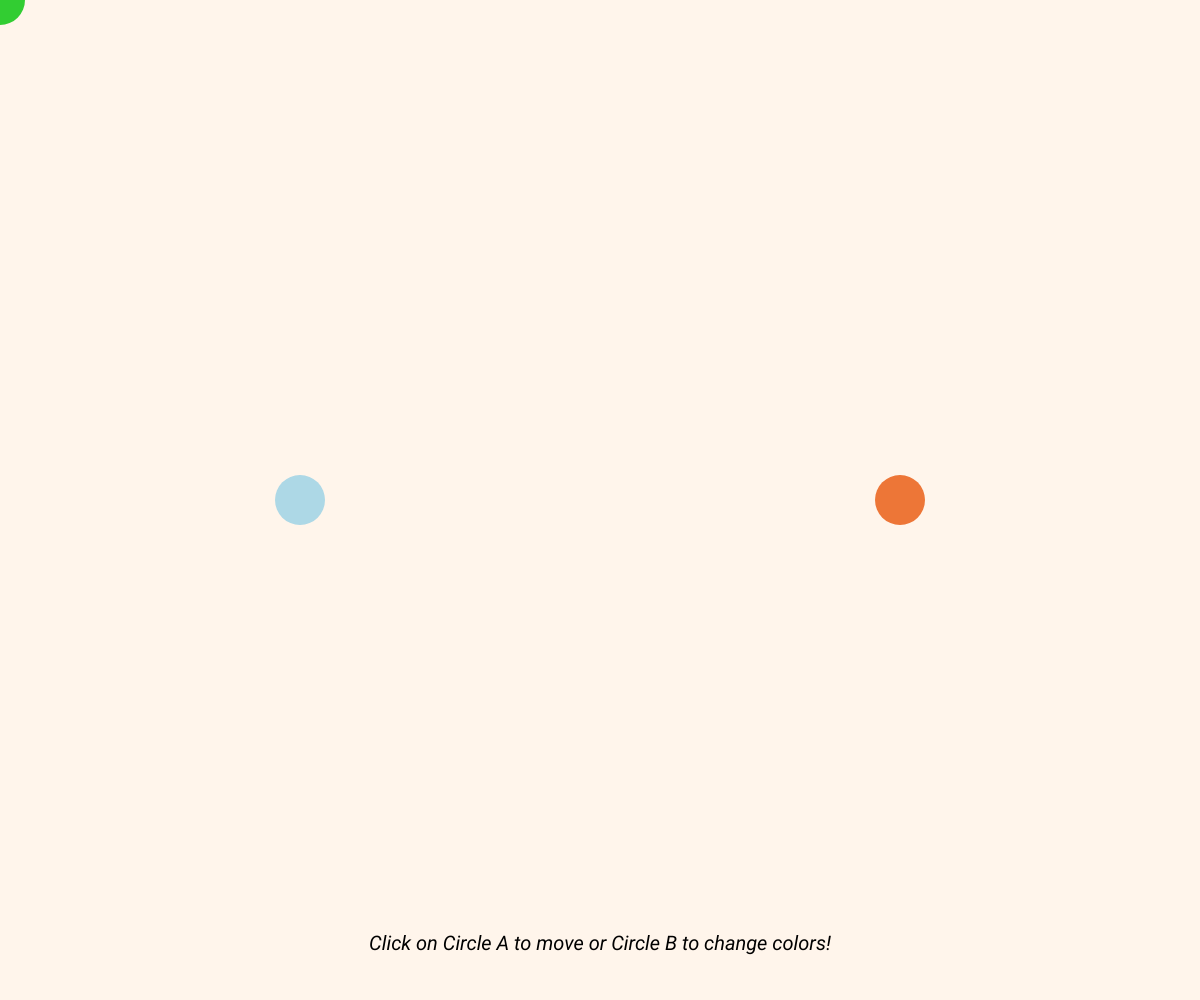
Frame 1 (no input)
Frame 60 (no input): identical to frame 1, image omitted
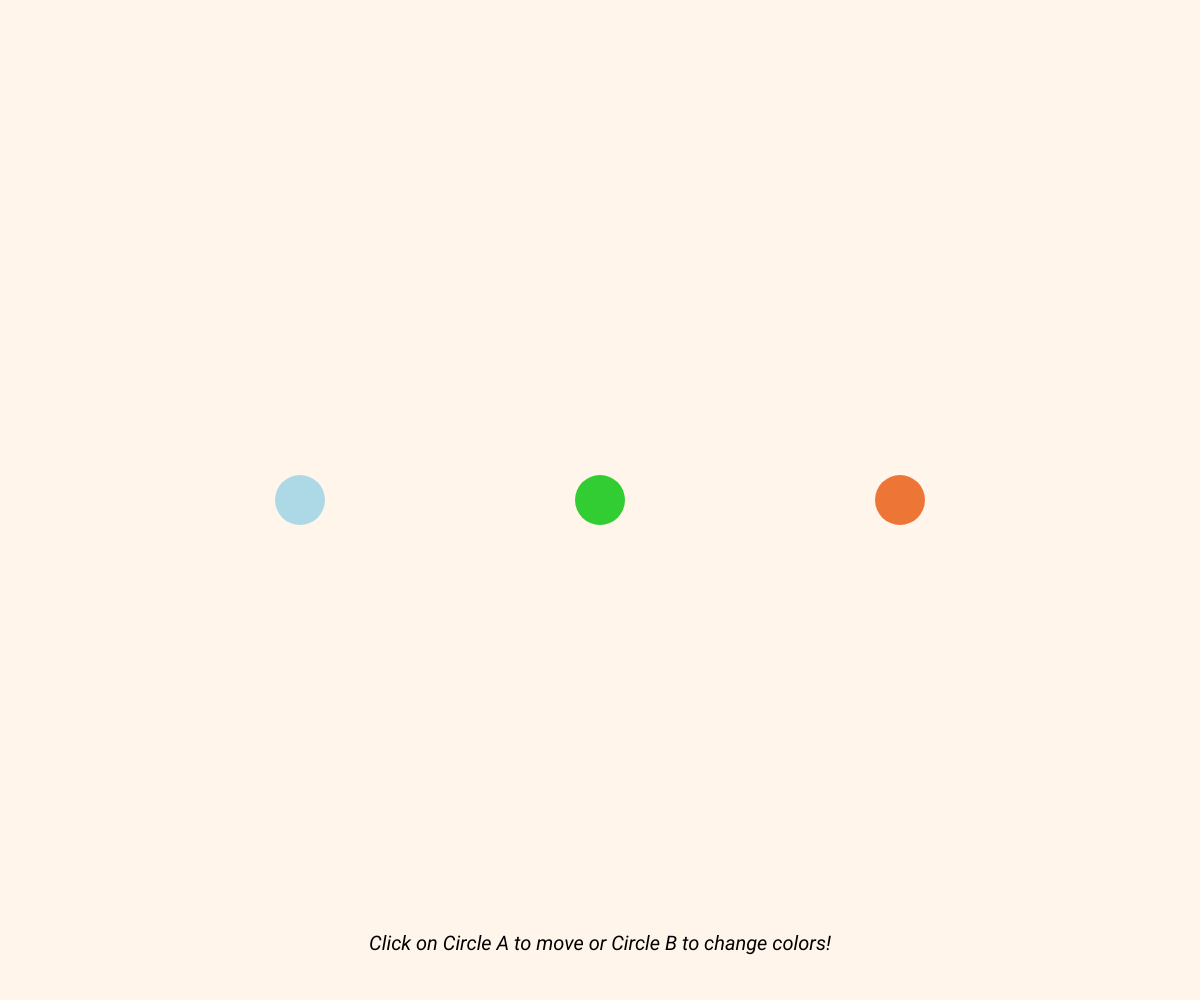
Frame 120 (the mouse pressed at the canvas centre since frame 60)

The p5.js sketch that drew these frames (run headless with seeded random() and noise() and a simulated clock; from frame 60 on, the mouse is pressed at the canvas centre):

// p5.js sketch
// ── sketch.js
//Position for circle A,B, and C
let circleAX, circleAY;
let circleBX, circleBY;
let circleCX, circleCY;
let circleSize = 50;
let circleAColor;
let circleBColor;
let circleCColor;
let bgColor;

function setup(){
  createCanvas(windowWidth, windowHeight); 


//Initial position for circle A,B, and C
  circleAX = width / 4;
  circleAY = height / 2;
  circleBX = (width / 4) * 3;
  circleBY = height / 2;
  circleCX = width / 2;
  circleCY = height /4;


//Initial Colors
  circleAColor = color("#add8e6");
  circleBColor = color("#ED7637");
  circleCColor = color ("#32CD32");
  bgColor = color("#FFF5EB");


  //Prompt user for their name
  let name = prompt('What Is Your Name?');
  alert(`Welcome ${name}!`);
  alert('Follow the instructions!');
}

function draw(){
  background(bgColor);


//Interactions with the mouse for circle A,B, and C
  fill(circleAColor);
  noStroke();
  ellipse(circleAX, circleAY, circleSize, circleSize);

  fill(circleBColor);
  ellipse(circleBX, circleBY, circleSize, circleSize);

  fill(circleCColor);
  noStroke();
  ellipse(mouseX, mouseY, circleSize, circleSize);


//Text
  fill(0);
  textSize(16);
  textFont("Roboto");
  textStyle(ITALIC);
  textAlign(CENTER);
  

  textSize(20);
  text("Click on Circle A to move or Circle B to change colors!", width / 2, height -50);

}


//When the mouse is pressed
function mousePressed(){
  let dA = dist(mouseX, mouseY, circleAX, circleAY);
  if (dA < circleSize / 2) {

    circleAX = random(width);
    circleAY = random(height);
  }

  let dB = dist(mouseX, mouseY, circleBX, circleBY);
  if (dB < circleSize / 2){

    bgColor = color(random(255), random(255), random(255));
    circleBColor = color(random(255), random(255), random(255));
  }
}


function mouseMoved(){
  if (mouseIsPressed){
    circleAX = mouseX;
    circleAY = mouseY;

  }


}

  
